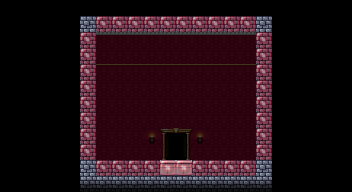

A 2D game scene composited from a Tiled map and its tileset images. What follows is a short description and the map's XML, with each tile layer's data collapsed to a summary:
An orthogonal 22x12 tile map with 16x16 px tiles, 3 tile layers (back, center, meta), 1 hidden layer not drawn, 2 tilesets and 9 objects (2x chandelier, 2x light, spawn, menu_controller, matt, ...).

<map version="1.0" tiledversion="1.1.5" orientation="orthogonal" renderorder="right-down" width="22" height="12" tilewidth="16" tileheight="16" infinite="0" nextobjectid="16">
 <properties>
  <property name="light_max" type="float" value="0" />
  <property name="light_min" type="float" value="0" />
  <property name="music" value="res/powdered_wigs.mp3" />
 </properties>
 <tileset firstgid="1" source="cshapes3.tsx" />
 <tileset firstgid="85" source="museum_tiles_16x16.tsx" />
 <layer name="back" width="22" height="12" opacity="0.29">
  <data>[264 cells, 144 non-empty, 8 distinct tile ids]</data>
 </layer>
 <objectgroup name="actors">
  <object id="1" name="spawn" x="171.772" y="56.7194" width="16" height="24">
   <properties>
    <property name="type" value="spawn" />
   </properties>
  </object>
  <object id="2" name="menu_controller" x="160" y="128" width="32" height="32">
   <properties>
    <property name="type" value="menu_controller" />
   </properties>
  </object>
  <object id="6" name="matt" x="112" y="144" width="16" height="16">
   <properties>
    <property name="facing_right" value="true" />
    <property name="name" value="matt" />
    <property name="type" value="fake_player" />
   </properties>
  </object>
  <object id="9" name="chris" x="224" y="144" width="16" height="16">
   <properties>
    <property name="facing_right" value="false" />
    <property name="name" value="chris" />
    <property name="type" value="fake_player" />
   </properties>
  </object>
  <object id="10" name="portal" x="160" y="128" width="32" height="32">
   <properties>
    <property name="enter" value="center" />
    <property name="portal_id" value="mid" />
    <property name="to_map" value="museum_05.tmx" />
    <property name="to_portal_id" value="mid" />
    <property name="type" value="portal" />
   </properties>
  </object>
  <object id="12" name="chandelier" x="112" y="96" width="32" height="16">
   <properties>
    <property name="type" value="chandelier" />
   </properties>
  </object>
  <object id="13" name="chandelier" x="208" y="96" width="32" height="16">
   <properties>
    <property name="type" value="chandelier" />
   </properties>
  </object>
  <object id="14" name="light" x="144" y="128" width="16" height="16">
   <properties>
    <property name="b" type="float" value="1" />
    <property name="g" type="float" value="1" />
    <property name="mode" value="solid" />
    <property name="r" type="float" value="1" />
    <property name="radius" type="float" value="64" />
    <property name="type" value="light" />
   </properties>
  </object>
  <object id="15" name="light" x="192" y="128" width="16" height="16">
   <properties>
    <property name="b" type="float" value="1" />
    <property name="g" type="float" value="1" />
    <property name="mode" value="solid" />
    <property name="r" type="float" value="1" />
    <property name="radius" type="float" value="64" />
    <property name="type" value="light" />
   </properties>
  </object>
 </objectgroup>
 <layer name="center" width="22" height="12">
  <data>[264 cells, 184 non-empty, 4 distinct tile ids]</data>
 </layer>
 <layer name="front" width="22" height="12" visible="0">
  <data>[264 cells, 184 non-empty, 3 distinct tile ids]</data>
 </layer>
 <layer name="meta" width="22" height="12" opacity="0.4">
  <data>[264 cells, 36 non-empty, 1 distinct tile ids]</data>
 </layer>
</map>
